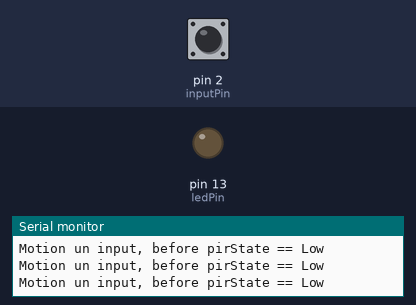
The sketch below on a simulated Arduino Uno, built with avr-gcc and run on an emulated ATmega328P. Shown: output pins drawn as LEDs (lit = HIGH), the last lines printed to the serial monitor. Dashed ring = blinking. The inputs (shaded band) are chosen by the test bench; at power-on: pin 2 (inputPin) LOW.

Above: at 1.2 s.
1.3 s: pin 2 (inputPin) driven HIGH
At 2.1 s:
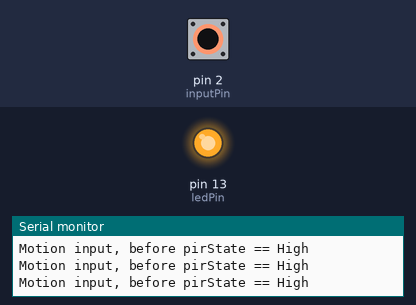
2.8 s: pin 2 (inputPin) driven LOW
At 3.6 s:
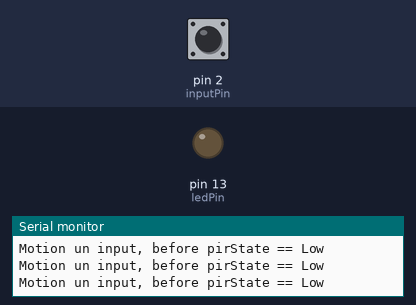
5.8 s: pin 2 (inputPin) pulsed HIGH 2 times (0.12 s each, 0.3 s apart)
At 6.18 s:
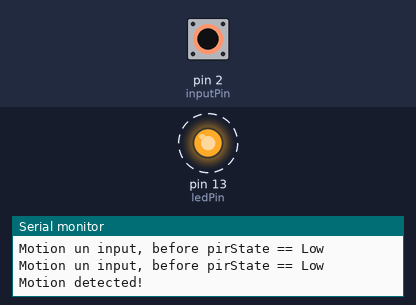
9.4 s: pin 2 (inputPin) pulsed HIGH 5 times (0.12 s each, 0.3 s apart)
At 11.4 s:
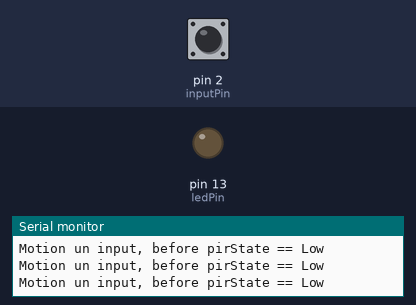
Timing chart, 0 to 12.9 s (numbered marks = the images above; inputs shaded):
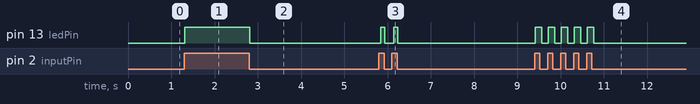

Measured:
- after the input at 1.3 s, pin 13 (ledPin): LOW → HIGH at once
- after the input at 2.8 s, pin 13 (ledPin): HIGH → LOW at once
- after the input at 5.8 s, pin 13 (ledPin): alternates HIGH for 0.10 s and LOW for 0.20 s, 4 changes in all, then stays LOW, starting at once
- after the input at 9.4 s, pin 13 (ledPin): alternates HIGH for 0.15 s and LOW for 0.15 s, 10 changes in all, then stays LOW, starting at once

The sketch:

PIRmotionTest.ino
```cpp
/*
 * PIR sensor tester
 */
int ledPin = 13;                // choose the pin for the LED
//A2
int inputPin = 2;               // choose the input pin (for PIR sensor)
int pirState = LOW;             // we start, assuming no motion detected
int val = 0;                    // variable for reading the pin status

void setup() {
  pinMode(ledPin, OUTPUT);      // declare LED as output
  pinMode(inputPin, INPUT);     // declare sensor as input

  Serial.begin(9600);
}

void loop(){
  val = digitalRead(inputPin);  // read input value
  if (val == HIGH) {            // check if the input is HIGH
    digitalWrite(ledPin, HIGH);  // turn LED ON
    if (pirState == LOW) {
      // we have just turned on
      Serial.println("Motion detected!");
      // We only want to print on the output change, not state
      pirState = HIGH;
    } else {
      Serial.println("Motion input, before pirState == High");
    }
  } else {
    digitalWrite(ledPin, LOW); // turn LED OFF
    if (pirState == HIGH){ // we have just turned of
      Serial.println("Motion ended!");
      // We only want to print on the output change, not state
      pirState = LOW;
    } else {
      Serial.println("Motion un input, before pirState == Low");
    }
  }
  delay(50);

}
```
